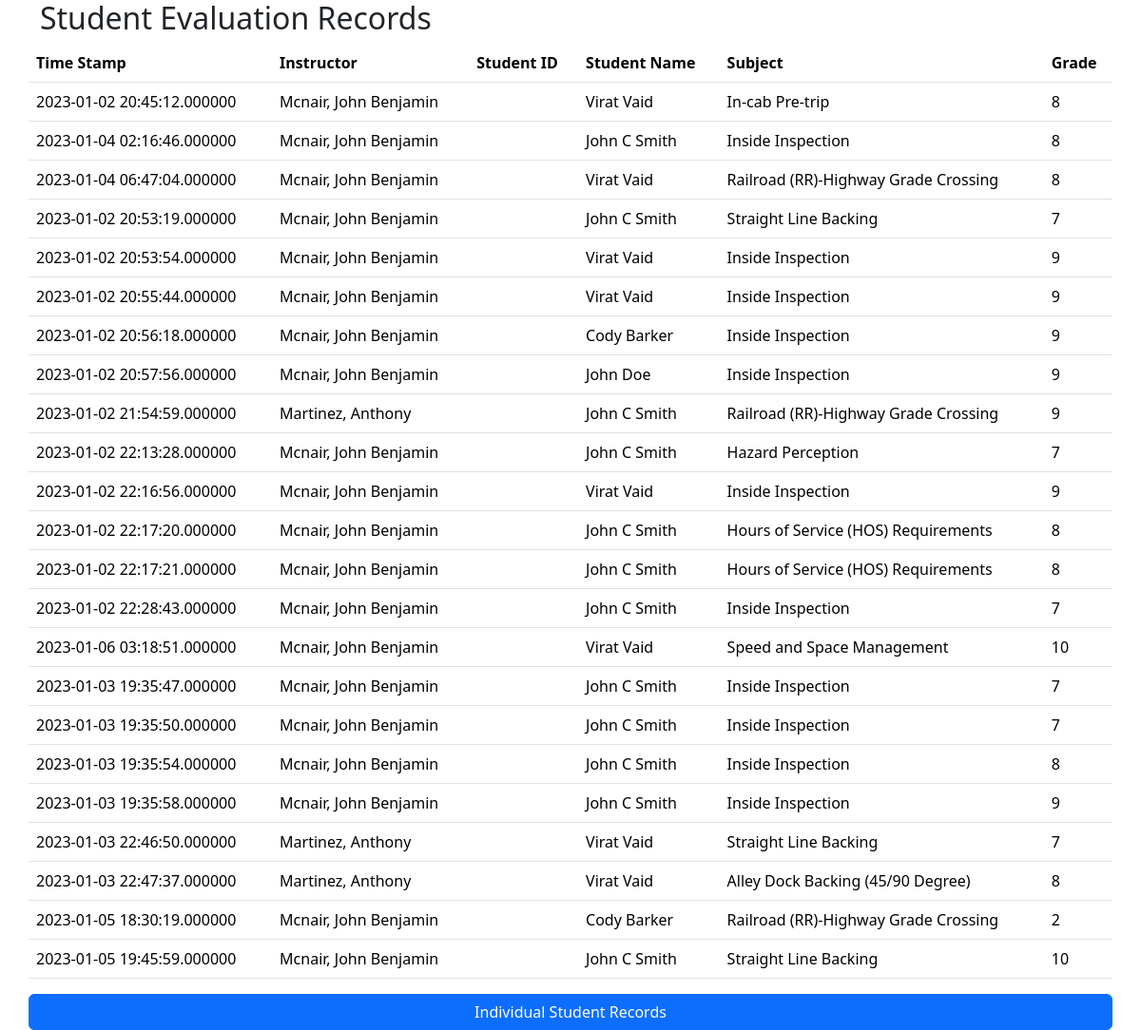
Screenshot of /scheduling/admin/student_log_records/index.php with the database file from the repository.
### tables this page shows
CREATE TABLE `student_grades` (
  `id` int(11) NOT NULL,
  `schedule` int(100) NOT NULL,
  `name` varchar(100) NOT NULL,
  `instructor` varchar(100) NOT NULL,
  `subject` varchar(100) NOT NULL,
  `training_type` varchar(100) NOT NULL,
  `grade` int(10) NOT NULL,
  `hours` int(2) NOT NULL,
  `final` varchar(10) NOT NULL,
  `time` timestamp(6) NOT NULL DEFAULT current_timestamp(6)
);

### scheduling/admin/student_log_records/index.php (the view, shortened to what this page needs)
<!DOCTYPE html>
<html lang="en">
<head>
	<link rel="stylesheet" href=
"bootstrap.min.css">
</head>
<body>
<div id="page-wrap">
	<div class="container">
		<div class="row">
			<h2>Student Evaluation Records</h2>
			<table class="table table-hover">
				<thead>
					<tr>
						<th>Time Stamp</th>
						<th>Instructor</th>
						<th>Student ID</th>
						<th>Student Name</th>
						<th>Subject</th>
						<th>Grade</th>
					</tr>
				</thead>
				<tbody>
					<?php
						include_once('connection.php');
						$stmt = $conn->prepare(
								"SELECT * FROM student_grades");
						$stmt->execute();
						$users = $stmt->fetchAll();
						foreach($users as $user)
						{
					?>
					<tr>
						<td>
							<?php echo $user['time']; ?>
						</td>
						<td>
							<?php echo $user['instructor']; ?>
						<td>
						</td>
						<td>
							<?php echo $user['name']; ?>
						</td>
						<td>
							<?php echo $user['subject']; ?>
						</td>
						<td>
							<?php echo $user['grade']; ?>
						</td>
					</tr>
					<?php
					}
					?>
				</tbody>
			</table>
			<input class="btn btn-primary" button onclick="location.href='http://www.example.com'" type="button"
					value="Individual Student Records">
		</div>
	</div>
				</div>
</body>
</html>

### rows the page displays
student_grades: time "2023-01-02 20:45:12.000000", instructor "Mcnair, John Benjamin", name "Virat Vaid", subject "In-cab Pre-trip", grade "8"
student_grades: time "2023-01-04 02:16:46.000000", instructor "Mcnair, John Benjamin", name "John C Smith", subject "Inside Inspection", grade "8"
student_grades: time "2023-01-04 06:47:04.000000", instructor "Mcnair, John Benjamin", name "Virat Vaid", subject "Railroad (RR)-Highway Grade Crossing", grade "8"
student_grades: time "2023-01-02 20:53:19.000000", instructor "Mcnair, John Benjamin", name "John C Smith", subject "Straight Line Backing", grade "7"
student_grades: time "2023-01-02 20:53:54.000000", instructor "Mcnair, John Benjamin", name "Virat Vaid", subject "Inside Inspection", grade "9"
student_grades: time "2023-01-02 20:55:44.000000", instructor "Mcnair, John Benjamin", name "Virat Vaid", subject "Inside Inspection", grade "9"
student_grades: time "2023-01-02 20:56:18.000000", instructor "Mcnair, John Benjamin", name "Cody Barker", subject "Inside Inspection", grade "9"
student_grades: time "2023-01-02 20:57:56.000000", instructor "Mcnair, John Benjamin", name "John Doe", subject "Inside Inspection", grade "9"
student_grades: time "2023-01-02 21:54:59.000000", instructor "Martinez, Anthony", name "John C Smith", subject "Railroad (RR)-Highway Grade Crossing", grade "9"
student_grades: time "2023-01-02 22:13:28.000000", instructor "Mcnair, John Benjamin", name "John C Smith", subject "Hazard Perception", grade "7"
student_grades: time "2023-01-02 22:16:56.000000", instructor "Mcnair, John Benjamin", name "Virat Vaid", subject "Inside Inspection", grade "9"
student_grades: time "2023-01-02 22:17:20.000000", instructor "Mcnair, John Benjamin", name "John C Smith", subject "Hours of Service (HOS) Requirements", grade "8"
student_grades: time "2023-01-02 22:17:21.000000", instructor "Mcnair, John Benjamin", name "John C Smith", subject "Hours of Service (HOS) Requirements", grade "8"
student_grades: time "2023-01-02 22:28:43.000000", instructor "Mcnair, John Benjamin", name "John C Smith", subject "Inside Inspection", grade "7"
student_grades: time "2023-01-06 03:18:51.000000", instructor "Mcnair, John Benjamin", name "Virat Vaid", subject "Speed and Space Management", grade "10"
student_grades: time "2023-01-03 19:35:47.000000", instructor "Mcnair, John Benjamin", name "John C Smith", subject "Inside Inspection", grade "7"
student_grades: time "2023-01-03 19:35:50.000000", instructor "Mcnair, John Benjamin", name "John C Smith", subject "Inside Inspection", grade "7"
student_grades: time "2023-01-03 19:35:54.000000", instructor "Mcnair, John Benjamin", name "John C Smith", subject "Inside Inspection", grade "8"
student_grades: time "2023-01-03 19:35:58.000000", instructor "Mcnair, John Benjamin", name "John C Smith", subject "Inside Inspection", grade "9"
student_grades: time "2023-01-03 22:46:50.000000", instructor "Martinez, Anthony", name "Virat Vaid", subject "Straight Line Backing", grade "7"
student_grades: time "2023-01-03 22:47:37.000000", instructor "Martinez, Anthony", name "Virat Vaid", subject "Alley Dock Backing (45/90 Degree)", grade "8"
student_grades: time "2023-01-05 18:30:19.000000", instructor "Mcnair, John Benjamin", name "Cody Barker", subject "Railroad (RR)-Highway Grade Crossing", grade "2"
student_grades: time "2023-01-05 19:45:59.000000", instructor "Mcnair, John Benjamin", name "John C Smith", subject "Straight Line Backing", grade "10"
